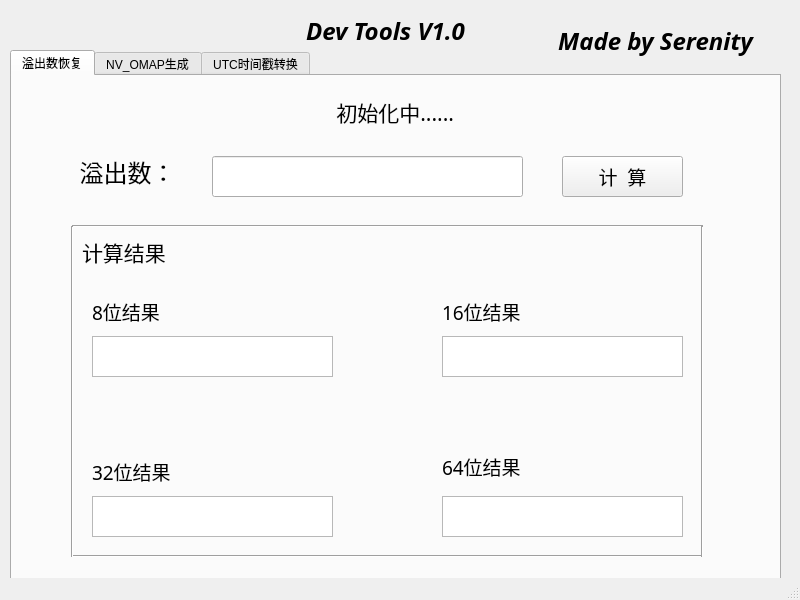
<?xml version="1.0" encoding="UTF-8"?>
<ui version="4.0">
 <class>Dev_tool</class>
 <widget class="QMainWindow" name="Dev_tool">
  <property name="geometry">
   <rect>
    <x>0</x>
    <y>0</y>
    <width>800</width>
    <height>600</height>
   </rect>
  </property>
  <property name="windowTitle">
   <string>Dev_tool</string>
  </property>
  <widget class="QWidget" name="centralwidget">
   <property name="minimumSize">
    <size>
     <width>0</width>
     <height>0</height>
    </size>
   </property>
   <widget class="QTabWidget" name="tabWidget">
    <property name="geometry">
     <rect>
      <x>10</x>
      <y>50</y>
      <width>771</width>
      <height>531</height>
     </rect>
    </property>
    <property name="currentIndex">
     <number>0</number>
    </property>
    <widget class="QWidget" name="tab_1">
     <attribute name="title">
      <string>溢出数恢复</string>
     </attribute>
     <widget class="QLineEdit" name="num_input">
      <property name="geometry">
       <rect>
        <x>200</x>
        <y>80</y>
        <width>311</width>
        <height>41</height>
       </rect>
      </property>
     </widget>
     <widget class="QLabel" name="label_2">
      <property name="geometry">
       <rect>
        <x>50</x>
        <y>80</y>
        <width>131</width>
        <height>31</height>
       </rect>
      </property>
      <property name="font">
       <font>
        <family>楷体</family>
        <pointsize>18</pointsize>
       </font>
      </property>
      <property name="text">
       <string>溢出数：</string>
      </property>
      <property name="alignment">
       <set>Qt::AlignCenter</set>
      </property>
     </widget>
     <widget class="QLabel" name="label_3">
      <property name="geometry">
       <rect>
        <x>70</x>
        <y>160</y>
        <width>121</width>
        <height>31</height>
       </rect>
      </property>
      <property name="font">
       <font>
        <family>楷体</family>
        <pointsize>16</pointsize>
       </font>
      </property>
      <property name="text">
       <string>计算结果</string>
      </property>
     </widget>
     <widget class="QLabel" name="label_4">
      <property name="geometry">
       <rect>
        <x>80</x>
        <y>220</y>
        <width>101</width>
        <height>31</height>
       </rect>
      </property>
      <property name="font">
       <font>
        <family>楷体</family>
        <pointsize>14</pointsize>
       </font>
      </property>
      <property name="text">
       <string>8位结果</string>
      </property>
     </widget>
     <widget class="QLabel" name="label_5">
      <property name="geometry">
       <rect>
        <x>430</x>
        <y>220</y>
        <width>131</width>
        <height>31</height>
       </rect>
      </property>
      <property name="font">
       <font>
        <family>楷体</family>
        <pointsize>14</pointsize>
       </font>
      </property>
      <property name="text">
       <string>16位结果</string>
      </property>
     </widget>
     <widget class="QLabel" name="label_6">
      <property name="geometry">
       <rect>
        <x>80</x>
        <y>380</y>
        <width>151</width>
        <height>31</height>
       </rect>
      </property>
      <property name="font">
       <font>
        <family>楷体</family>
        <pointsize>14</pointsize>
       </font>
      </property>
      <property name="text">
       <string>32位结果</string>
      </property>
     </widget>
     <widget class="QLabel" name="label_7">
      <property name="geometry">
       <rect>
        <x>430</x>
        <y>370</y>
        <width>121</width>
        <height>41</height>
       </rect>
      </property>
      <property name="font">
       <font>
        <family>楷体</family>
        <pointsize>14</pointsize>
       </font>
      </property>
      <property name="text">
       <string>64位结果</string>
      </property>
     </widget>
     <widget class="QTextBrowser" name="bit8_ret">
      <property name="geometry">
       <rect>
        <x>80</x>
        <y>260</y>
        <width>241</width>
        <height>41</height>
       </rect>
      </property>
     </widget>
     <widget class="QTextBrowser" name="bit16_ret">
      <property name="geometry">
       <rect>
        <x>430</x>
        <y>260</y>
        <width>241</width>
        <height>41</height>
       </rect>
      </property>
     </widget>
     <widget class="QTextBrowser" name="bit32_ret">
      <property name="geometry">
       <rect>
        <x>80</x>
        <y>420</y>
        <width>241</width>
        <height>41</height>
       </rect>
      </property>
     </widget>
     <widget class="QTextBrowser" name="bit64_ret">
      <property name="geometry">
       <rect>
        <x>430</x>
        <y>420</y>
        <width>241</width>
        <height>41</height>
       </rect>
      </property>
     </widget>
     <widget class="QPushButton" name="calc_num_btn">
      <property name="geometry">
       <rect>
        <x>550</x>
        <y>80</y>
        <width>121</width>
        <height>41</height>
       </rect>
      </property>
      <property name="font">
       <font>
        <family>楷体</family>
        <pointsize>14</pointsize>
       </font>
      </property>
      <property name="text">
       <string>计  算</string>
      </property>
     </widget>
     <widget class="QLabel" name="status_label_tab1">
      <property name="geometry">
       <rect>
        <x>190</x>
        <y>20</y>
        <width>381</width>
        <height>31</height>
       </rect>
      </property>
      <property name="font">
       <font>
        <family>微软雅黑</family>
        <pointsize>16</pointsize>
       </font>
      </property>
      <property name="text">
       <string> 初始化中......</string>
      </property>
      <property name="alignment">
       <set>Qt::AlignCenter</set>
      </property>
     </widget>
     <widget class="Line" name="line_5">
      <property name="geometry">
       <rect>
        <x>60</x>
        <y>140</y>
        <width>631</width>
        <height>20</height>
       </rect>
      </property>
      <property name="orientation">
       <enum>Qt::Horizontal</enum>
      </property>
     </widget>
     <widget class="Line" name="line_6">
      <property name="geometry">
       <rect>
        <x>60</x>
        <y>470</y>
        <width>631</width>
        <height>20</height>
       </rect>
      </property>
      <property name="orientation">
       <enum>Qt::Horizontal</enum>
      </property>
     </widget>
     <widget class="Line" name="line_7">
      <property name="geometry">
       <rect>
        <x>50</x>
        <y>150</y>
        <width>20</width>
        <height>331</height>
       </rect>
      </property>
      <property name="orientation">
       <enum>Qt::Vertical</enum>
      </property>
     </widget>
     <widget class="Line" name="line_8">
      <property name="geometry">
       <rect>
        <x>680</x>
        <y>150</y>
        <width>20</width>
        <height>331</height>
       </rect>
      </property>
      <property name="orientation">
       <enum>Qt::Vertical</enum>
      </property>
     </widget>
    </widget>
    <widget class="QWidget" name="tab_2">
     <attribute name="title">
      <string>NV_OMAP生成</string>
     </attribute>
     <widget class="QLabel" name="label_8">
      <property name="geometry">
       <rect>
        <x>30</x>
        <y>20</y>
        <width>91</width>
        <height>31</height>
       </rect>
      </property>
      <property name="font">
       <font>
        <family>楷体</family>
        <pointsize>18</pointsize>
       </font>
      </property>
      <property name="text">
       <string>标签名</string>
      </property>
      <property name="alignment">
       <set>Qt::AlignCenter</set>
      </property>
     </widget>
     <widget class="QLineEdit" name="omap_label">
      <property name="geometry">
       <rect>
        <x>160</x>
        <y>20</y>
        <width>431</width>
        <height>31</height>
       </rect>
      </property>
     </widget>
     <widget class="QLabel" name="label_9">
      <property name="geometry">
       <rect>
        <x>20</x>
        <y>80</y>
        <width>72</width>
        <height>31</height>
       </rect>
      </property>
      <property name="font">
       <font>
        <family>楷体</family>
        <pointsize>18</pointsize>
       </font>
      </property>
      <property name="text">
       <string>类型</string>
      </property>
      <property name="alignment">
       <set>Qt::AlignCenter</set>
      </property>
     </widget>
     <widget class="QComboBox" name="type_list">
      <property name="geometry">
       <rect>
        <x>100</x>
        <y>80</y>
        <width>111</width>
        <height>31</height>
       </rect>
      </property>
     </widget>
     <widget class="QLabel" name="label_10">
      <property name="geometry">
       <rect>
        <x>230</x>
        <y>80</y>
        <width>131</width>
        <height>31</height>
       </rect>
      </property>
      <property name="font">
       <font>
        <family>楷体</family>
        <pointsize>18</pointsize>
       </font>
      </property>
      <property name="text">
       <string> 显示位数</string>
      </property>
      <property name="alignment">
       <set>Qt::AlignCenter</set>
      </property>
     </widget>
     <widget class="QLineEdit" name="bit_count">
      <property name="geometry">
       <rect>
        <x>370</x>
        <y>80</y>
        <width>31</width>
        <height>31</height>
       </rect>
      </property>
     </widget>
     <widget class="QLabel" name="label_11">
      <property name="geometry">
       <rect>
        <x>440</x>
        <y>70</y>
        <width>161</width>
        <height>31</height>
       </rect>
      </property>
      <property name="font">
       <font>
        <family>楷体</family>
        <pointsize>18</pointsize>
       </font>
      </property>
      <property name="text">
       <string>OMAP显示页</string>
      </property>
      <property name="alignment">
       <set>Qt::AlignCenter</set>
      </property>
     </widget>
     <widget class="QLabel" name="label_12">
      <property name="geometry">
       <rect>
        <x>451</x>
        <y>120</y>
        <width>61</width>
        <height>21</height>
       </rect>
      </property>
      <property name="font">
       <font>
        <family>楷体</family>
        <pointsize>14</pointsize>
       </font>
      </property>
      <property name="text">
       <string>页数</string>
      </property>
      <property name="alignment">
       <set>Qt::AlignCenter</set>
      </property>
     </widget>
     <widget class="QLabel" name="label_13">
      <property name="geometry">
       <rect>
        <x>540</x>
        <y>120</y>
        <width>72</width>
        <height>21</height>
       </rect>
      </property>
      <property name="font">
       <font>
        <family>楷体</family>
        <pointsize>14</pointsize>
       </font>
      </property>
      <property name="text">
       <string>行号</string>
      </property>
      <property name="alignment">
       <set>Qt::AlignCenter</set>
      </property>
     </widget>
     <widget class="QLabel" name="label_14">
      <property name="geometry">
       <rect>
        <x>640</x>
        <y>120</y>
        <width>71</width>
        <height>21</height>
       </rect>
      </property>
      <property name="font">
       <font>
        <family>楷体</family>
        <pointsize>14</pointsize>
       </font>
      </property>
      <property name="text">
       <string>列号</string>
      </property>
      <property name="alignment">
       <set>Qt::AlignCenter</set>
      </property>
     </widget>
     <widget class="QLineEdit" name="omap_page">
      <property name="geometry">
       <rect>
        <x>460</x>
        <y>160</y>
        <width>41</width>
        <height>31</height>
       </rect>
      </property>
     </widget>
     <widget class="QLineEdit" name="omap_line">
      <property name="geometry">
       <rect>
        <x>560</x>
        <y>160</y>
        <width>31</width>
        <height>31</height>
       </rect>
      </property>
     </widget>
     <widget class="QComboBox" name="omap_col">
      <property name="geometry">
       <rect>
        <x>650</x>
        <y>160</y>
        <width>51</width>
        <height>31</height>
       </rect>
      </property>
      <item>
       <property name="text">
        <string>1</string>
       </property>
      </item>
      <item>
       <property name="text">
        <string>2</string>
       </property>
      </item>
      <item>
       <property name="text">
        <string>3</string>
       </property>
      </item>
     </widget>
     <widget class="Line" name="line">
      <property name="geometry">
       <rect>
        <x>440</x>
        <y>210</y>
        <width>291</width>
        <height>16</height>
       </rect>
      </property>
      <property name="orientation">
       <enum>Qt::Horizontal</enum>
      </property>
     </widget>
     <widget class="Line" name="line_2">
      <property name="geometry">
       <rect>
        <x>430</x>
        <y>70</y>
        <width>20</width>
        <height>151</height>
       </rect>
      </property>
      <property name="orientation">
       <enum>Qt::Vertical</enum>
      </property>
     </widget>
     <widget class="Line" name="line_3">
      <property name="geometry">
       <rect>
        <x>440</x>
        <y>60</y>
        <width>291</width>
        <height>16</height>
       </rect>
      </property>
      <property name="orientation">
       <enum>Qt::Horizontal</enum>
      </property>
     </widget>
     <widget class="Line" name="line_4">
      <property name="geometry">
       <rect>
        <x>720</x>
        <y>70</y>
        <width>20</width>
        <height>151</height>
       </rect>
      </property>
      <property name="orientation">
       <enum>Qt::Vertical</enum>
      </property>
     </widget>
     <widget class="QTextBrowser" name="omap_ret">
      <property name="geometry">
       <rect>
        <x>10</x>
        <y>240</y>
        <width>731</width>
        <height>241</height>
       </rect>
      </property>
      <property name="readOnly">
       <bool>true</bool>
      </property>
     </widget>
     <widget class="QLabel" name="label_15">
      <property name="geometry">
       <rect>
        <x>10</x>
        <y>190</y>
        <width>121</width>
        <height>41</height>
       </rect>
      </property>
      <property name="font">
       <font>
        <family>楷体</family>
        <pointsize>18</pointsize>
       </font>
      </property>
      <property name="text">
       <string>结果输出</string>
      </property>
      <property name="textFormat">
       <enum>Qt::PlainText</enum>
      </property>
     </widget>
     <widget class="QPushButton" name="omap_btn">
      <property name="geometry">
       <rect>
        <x>620</x>
        <y>20</y>
        <width>101</width>
        <height>31</height>
       </rect>
      </property>
      <property name="font">
       <font>
        <family>楷体</family>
        <pointsize>14</pointsize>
       </font>
      </property>
      <property name="text">
       <string>生 成</string>
      </property>
     </widget>
    </widget>
    <widget class="QWidget" name="tab_3">
     <attribute name="title">
      <string>UTC时间戳转换</string>
     </attribute>
     <widget class="QLabel" name="label_16">
      <property name="geometry">
       <rect>
        <x>70</x>
        <y>80</y>
        <width>141</width>
        <height>31</height>
       </rect>
      </property>
      <property name="font">
       <font>
        <family>楷体</family>
        <pointsize>14</pointsize>
       </font>
      </property>
      <property name="text">
       <string>UTC时间戳</string>
      </property>
      <property name="alignment">
       <set>Qt::AlignCenter</set>
      </property>
     </widget>
     <widget class="QLabel" name="label_17">
      <property name="geometry">
       <rect>
        <x>530</x>
        <y>30</y>
        <width>151</width>
        <height>31</height>
       </rect>
      </property>
      <property name="font">
       <font>
        <family>楷体</family>
        <pointsize>14</pointsize>
       </font>
      </property>
      <property name="text">
       <string>格林威治时间</string>
      </property>
      <property name="alignment">
       <set>Qt::AlignCenter</set>
      </property>
     </widget>
     <widget class="QLabel" name="label_18">
      <property name="geometry">
       <rect>
        <x>550</x>
        <y>120</y>
        <width>111</width>
        <height>31</height>
       </rect>
      </property>
      <property name="font">
       <font>
        <family>楷体</family>
        <pointsize>14</pointsize>
       </font>
      </property>
      <property name="text">
       <string>北京时间</string>
      </property>
      <property name="alignment">
       <set>Qt::AlignCenter</set>
      </property>
     </widget>
     <widget class="QLineEdit" name="utc_src">
      <property name="geometry">
       <rect>
        <x>40</x>
        <y>120</y>
        <width>201</width>
        <height>41</height>
       </rect>
      </property>
     </widget>
     <widget class="QTextBrowser" name="gm_time_ret">
      <property name="geometry">
       <rect>
        <x>460</x>
        <y>70</y>
        <width>281</width>
        <height>41</height>
       </rect>
      </property>
     </widget>
     <widget class="QPushButton" name="utc_to_gm_btn">
      <property name="geometry">
       <rect>
        <x>290</x>
        <y>120</y>
        <width>111</width>
        <height>41</height>
       </rect>
      </property>
      <property name="font">
       <font>
        <family>楷体</family>
        <pointsize>12</pointsize>
       </font>
      </property>
      <property name="text">
       <string>  转 换 &gt;</string>
      </property>
     </widget>
     <widget class="QTextBrowser" name="bj_time_ret">
      <property name="geometry">
       <rect>
        <x>460</x>
        <y>160</y>
        <width>281</width>
        <height>41</height>
       </rect>
      </property>
     </widget>
     <widget class="QLabel" name="label_19">
      <property name="geometry">
       <rect>
        <x>80</x>
        <y>300</y>
        <width>151</width>
        <height>31</height>
       </rect>
      </property>
      <property name="font">
       <font>
        <family>楷体</family>
        <pointsize>14</pointsize>
       </font>
      </property>
      <property name="text">
       <string>当地时间</string>
      </property>
      <property name="alignment">
       <set>Qt::AlignCenter</set>
      </property>
     </widget>
     <widget class="QLineEdit" name="gm_src">
      <property name="geometry">
       <rect>
        <x>40</x>
        <y>340</y>
        <width>241</width>
        <height>41</height>
       </rect>
      </property>
     </widget>
     <widget class="QPushButton" name="gm_to_utc_btn">
      <property name="geometry">
       <rect>
        <x>330</x>
        <y>340</y>
        <width>111</width>
        <height>41</height>
       </rect>
      </property>
      <property name="font">
       <font>
        <family>楷体</family>
        <pointsize>12</pointsize>
       </font>
      </property>
      <property name="text">
       <string>  转 换 &gt;</string>
      </property>
     </widget>
     <widget class="QLabel" name="label_20">
      <property name="geometry">
       <rect>
        <x>530</x>
        <y>300</y>
        <width>141</width>
        <height>31</height>
       </rect>
      </property>
      <property name="font">
       <font>
        <family>楷体</family>
        <pointsize>14</pointsize>
       </font>
      </property>
      <property name="text">
       <string>UTC时间戳</string>
      </property>
      <property name="alignment">
       <set>Qt::AlignCenter</set>
      </property>
     </widget>
     <widget class="QTextBrowser" name="utc_ret">
      <property name="geometry">
       <rect>
        <x>500</x>
        <y>340</y>
        <width>201</width>
        <height>41</height>
       </rect>
      </property>
     </widget>
     <widget class="QLabel" name="utc_to_gm_msg">
      <property name="geometry">
       <rect>
        <x>40</x>
        <y>190</y>
        <width>281</width>
        <height>31</height>
       </rect>
      </property>
      <property name="font">
       <font>
        <family>楷体</family>
        <pointsize>16</pointsize>
       </font>
      </property>
      <property name="text">
       <string/>
      </property>
      <property name="alignment">
       <set>Qt::AlignCenter</set>
      </property>
     </widget>
     <widget class="QLabel" name="gm_to_utc_msg">
      <property name="geometry">
       <rect>
        <x>50</x>
        <y>400</y>
        <width>281</width>
        <height>31</height>
       </rect>
      </property>
      <property name="font">
       <font>
        <family>楷体</family>
        <pointsize>16</pointsize>
       </font>
      </property>
      <property name="text">
       <string/>
      </property>
      <property name="alignment">
       <set>Qt::AlignCenter</set>
      </property>
     </widget>
     <widget class="Line" name="line_9">
      <property name="geometry">
       <rect>
        <x>30</x>
        <y>220</y>
        <width>721</width>
        <height>16</height>
       </rect>
      </property>
      <property name="orientation">
       <enum>Qt::Horizontal</enum>
      </property>
     </widget>
     <widget class="Line" name="line_10">
      <property name="geometry">
       <rect>
        <x>30</x>
        <y>20</y>
        <width>721</width>
        <height>16</height>
       </rect>
      </property>
      <property name="orientation">
       <enum>Qt::Horizontal</enum>
      </property>
     </widget>
     <widget class="Line" name="line_11">
      <property name="geometry">
       <rect>
        <x>740</x>
        <y>30</y>
        <width>20</width>
        <height>201</height>
       </rect>
      </property>
      <property name="orientation">
       <enum>Qt::Vertical</enum>
      </property>
     </widget>
     <widget class="Line" name="line_12">
      <property name="geometry">
       <rect>
        <x>20</x>
        <y>30</y>
        <width>20</width>
        <height>201</height>
       </rect>
      </property>
      <property name="orientation">
       <enum>Qt::Vertical</enum>
      </property>
     </widget>
     <widget class="Line" name="line_13">
      <property name="geometry">
       <rect>
        <x>30</x>
        <y>270</y>
        <width>721</width>
        <height>16</height>
       </rect>
      </property>
      <property name="orientation">
       <enum>Qt::Horizontal</enum>
      </property>
     </widget>
     <widget class="Line" name="line_14">
      <property name="geometry">
       <rect>
        <x>20</x>
        <y>280</y>
        <width>20</width>
        <height>151</height>
       </rect>
      </property>
      <property name="orientation">
       <enum>Qt::Vertical</enum>
      </property>
     </widget>
     <widget class="Line" name="line_15">
      <property name="geometry">
       <rect>
        <x>30</x>
        <y>420</y>
        <width>721</width>
        <height>16</height>
       </rect>
      </property>
      <property name="orientation">
       <enum>Qt::Horizontal</enum>
      </property>
     </widget>
     <widget class="Line" name="line_16">
      <property name="geometry">
       <rect>
        <x>740</x>
        <y>280</y>
        <width>20</width>
        <height>151</height>
       </rect>
      </property>
      <property name="orientation">
       <enum>Qt::Vertical</enum>
      </property>
     </widget>
    </widget>
   </widget>
   <widget class="QLabel" name="label">
    <property name="geometry">
     <rect>
      <x>540</x>
      <y>20</y>
      <width>231</width>
      <height>41</height>
     </rect>
    </property>
    <property name="font">
     <font>
      <family>Adobe Devanagari</family>
      <pointsize>18</pointsize>
      <weight>75</weight>
      <italic>true</italic>
      <bold>true</bold>
     </font>
    </property>
    <property name="text">
     <string>Made by Serenity</string>
    </property>
    <property name="alignment">
     <set>Qt::AlignCenter</set>
    </property>
   </widget>
   <widget class="QLabel" name="label_21">
    <property name="geometry">
     <rect>
      <x>270</x>
      <y>10</y>
      <width>231</width>
      <height>41</height>
     </rect>
    </property>
    <property name="font">
     <font>
      <family>Adobe Devanagari</family>
      <pointsize>18</pointsize>
      <weight>75</weight>
      <italic>true</italic>
      <bold>true</bold>
     </font>
    </property>
    <property name="text">
     <string>Dev Tools V1.0</string>
    </property>
    <property name="alignment">
     <set>Qt::AlignCenter</set>
    </property>
   </widget>
  </widget>
  <widget class="QStatusBar" name="statusbar"/>
 </widget>
 <resources/>
 <connections/>
</ui>
